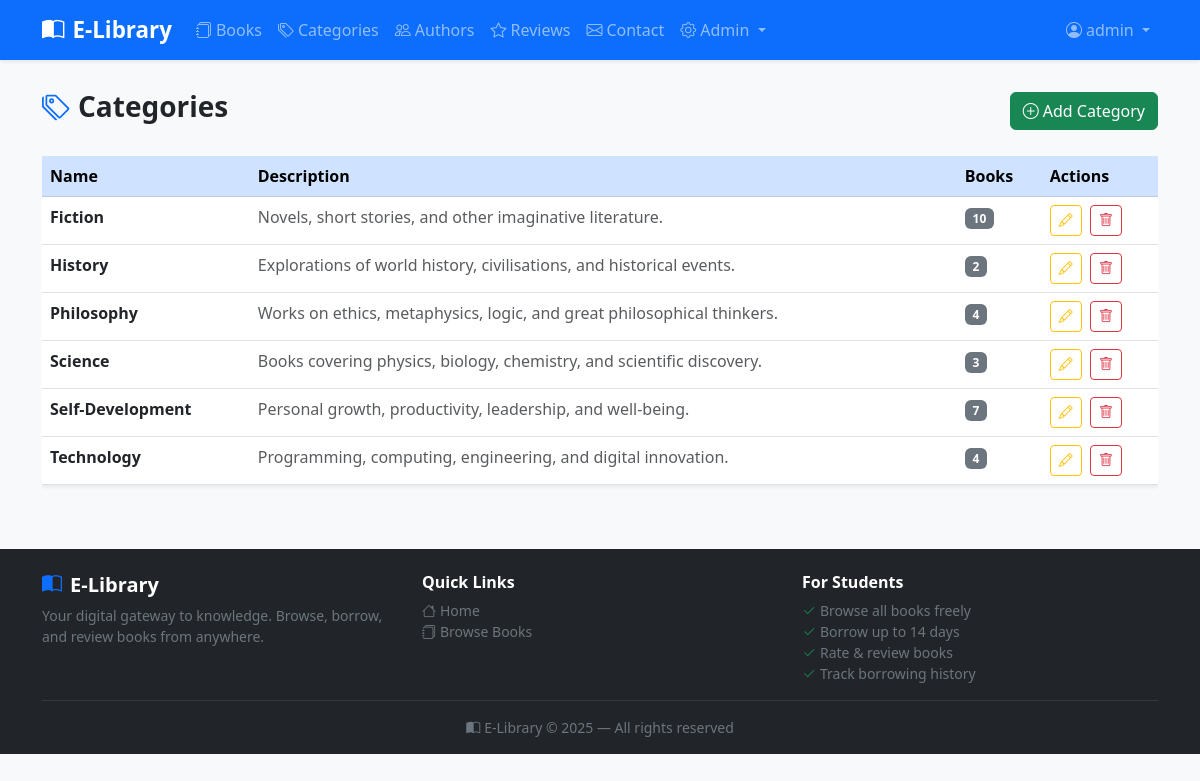
/admin-panel/categories/ (signed in), run on the app's committed database.
### books/models.py (models this page shows, shortened)
class Category(models.Model):
    name = models.CharField(max_length=100, unique=True)
    description = models.TextField(blank=True)
    class Meta:
        verbose_name_plural = 'Categories'
        ordering = ['name']

### books/views.py (the view)
# urls.py: path('categories/', views.category_list, name='category_list'),
@user_passes_test(is_admin)
def category_list(request):
    categories = Category.objects.all()
    return render(request, 'books/category_list.html', {'categories': categories})

### books/views.py (called while the page is built)
def is_admin(user):
    return user.is_staff

### templates/books/category_list.html (shortened to what this page needs)
{% extends 'base.html' %}
{% block content %}
<div class="d-flex justify-content-between align-items-center mb-4">
  <h3 class="fw-bold"><i class="bi bi-tags me-2 text-primary"></i>Categories</h3>
  <a href="{% url 'category_create' %}" class="btn btn-success">
    <i class="bi bi-plus-circle me-1"></i>Add Category
  </a>
</div>
<div class="table-responsive">
  <table class="table table-hover shadow-sm">
    <thead class="table-primary">
      <tr>
        <th>Name</th>
        <th>Description</th>
        <th>Books</th>
        <th>Actions</th>
      </tr>
    </thead>
    <tbody>
      {% for category in categories %}
      <tr>
        <td class="fw-semibold">{{ category.name }}</td>
        <td class="text-muted">{{ category.description|truncatechars:80 }}</td>
        <td><span class="badge bg-secondary">{{ category.books.count }}</span></td>
        <td>
          <a href="{% url 'category_edit' category.pk %}" class="btn btn-sm btn-outline-warning me-1">
            <i class="bi bi-pencil"></i>
          </a>
          <a href="{% url 'category_delete' category.pk %}" class="btn btn-sm btn-outline-danger">
            <i class="bi bi-trash"></i>
          </a>
        </td>
      </tr>
      {% empty %}
      <tr><td colspan="4" class="text-center text-muted py-4">No categories yet.</td></tr>
      {% endfor %}
    </tbody>
  </table>
</div>
{% endblock %}

### templates/base.html (shortened to what this page needs)
<!DOCTYPE html>
<html lang="en">
<head>
  <link href="https://cdn.jsdelivr.net/npm/bootstrap@5.3.0/dist/css/bootstrap.min.css" rel="stylesheet">
  <link href="https://cdn.jsdelivr.net/npm/bootstrap-icons@1.11.0/font/bootstrap-icons.css" rel="stylesheet">
</head>
<body>
<nav class="navbar navbar-expand-lg navbar-dark bg-primary shadow-sm fixed-top">
  <div class="container">
    <a class="navbar-brand" href="{% url 'home' %}">
      <i class="bi bi-book-half me-2"></i>E-Library
    </a>
    <div class="collapse navbar-collapse" id="navbarNav">
      <ul class="navbar-nav me-auto">
        <li class="nav-item">
          <a class="nav-link" href="{% url 'book_list' %}"><i class="bi bi-journals me-1"></i>Books</a>
        </li>
        <li class="nav-item">
          <a class="nav-link" href="{% url 'public_category_list' %}"><i class="bi bi-tags me-1"></i>Categories</a>
        </li>
        <li class="nav-item">
          <a class="nav-link" href="{% url 'public_author_list' %}"><i class="bi bi-people me-1"></i>Authors</a>
        </li>
        <li class="nav-item">
          <a class="nav-link" href="{% url 'public_reviews' %}"><i class="bi bi-star me-1"></i>Reviews</a>
        </li>
        <li class="nav-item">
          <a class="nav-link" href="{% url 'contact' %}"><i class="bi bi-envelope me-1"></i>Contact</a>
        </li>
        {% if user.is_staff %}
        <li class="nav-item dropdown">
          <a class="nav-link dropdown-toggle" href="#" data-bs-toggle="dropdown">
            <i class="bi bi-gear me-1"></i>Admin
          </a>
        </li>
        {% endif %}
      </ul>
      <ul class="navbar-nav">
        {% if user.is_authenticated %}
        <li class="nav-item dropdown">
          <a class="nav-link dropdown-toggle" href="#" data-bs-toggle="dropdown">
            <i class="bi bi-person-circle me-1"></i>{{ user.get_full_name|default:user.username }}
          </a>
        </li>
        {% endif %}
      </ul>
    </div>
  </div>
</nav>
<div class="container mt-4">
  {% block content %}{% endblock %}
</div>
<footer class="bg-dark text-white mt-5 pt-4 pb-3">
  <div class="container">
    <div class="row g-4 mb-3">
      <div class="col-md-4">
        <h5 class="fw-bold mb-2"><i class="bi bi-book-half me-2 text-primary"></i>E-Library</h5>
        <p class="text-secondary small mb-0">Your digital gateway to knowledge. Browse, borrow, and review books from anywhere.</p>
      </div>
      <div class="col-md-4">
        <h6 class="fw-semibold mb-2">Quick Links</h6>
        <ul class="list-unstyled small mb-0">
          <li><a href="{% url 'home' %}" class="text-secondary text-decoration-none"><i class="bi bi-house me-1"></i>Home</a></li>
          <li><a href="{% url 'book_list' %}" class="text-secondary text-decoration-none"><i class="bi bi-journals me-1"></i>Browse Books</a></li>
        </ul>
      </div>
      <div class="col-md-4">
        <h6 class="fw-semibold mb-2">For Students</h6>
        <ul class="list-unstyled small mb-0 text-secondary">
          <li><i class="bi bi-check2 me-1 text-success"></i>Browse all books freely</li>
          <li><i class="bi bi-check2 me-1 text-success"></i>Borrow up to 14 days</li>
          <li><i class="bi bi-check2 me-1 text-success"></i>Rate &amp; review books</li>
          <li><i class="bi bi-check2 me-1 text-success"></i>Track borrowing history</li>
        </ul>
      </div>
    </div>
    <hr class="border-secondary">
    <p class="text-center text-secondary small mb-0">
      <i class="bi bi-book-half me-1"></i>E-Library &copy; 2025 &mdash; All rights reserved
    </p>
  </div>
</footer>
</body>
</html>

### templates/base.html (style rules this page uses)
body { background-color: #f8f9fa; padding-top: 66px; }
.navbar-brand { font-weight: 700; font-size: 1.4rem; }

### data on the page
Category: name "Fiction", description "Novels, short stories, and other imaginative literature.", books.count "10"
Category: name "History", description "Explorations of world history, civilisations, and historical events.", books.count "2"
Category: name "Philosophy", description "Works on ethics, metaphysics, logic, and great philosophical thinkers.", books.count "4"
Category: name "Science", description "Books covering physics, biology, chemistry, and scientific discovery.", books.count "3"
Category: name "Self-Development", description "Personal growth, productivity, leadership, and well-being.", books.count "7"
Category: name "Technology", description "Programming, computing, engineering, and digital innovation.", books.count "4"

### other printed values
{{ user.get_full_name|default:user.username }} "admin"
